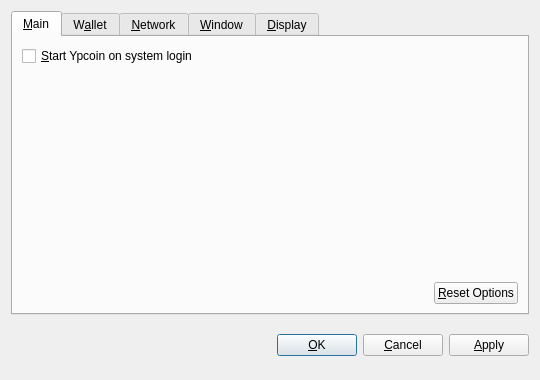
<?xml version="1.0" encoding="UTF-8"?>
<ui version="4.0">
 <class>OptionsDialog</class>
 <widget class="QDialog" name="OptionsDialog">
  <property name="geometry">
   <rect>
    <x>0</x>
    <y>0</y>
    <width>540</width>
    <height>380</height>
   </rect>
  </property>
  <property name="windowTitle">
   <string>Options</string>
  </property>
  <property name="modal">
   <bool>true</bool>
  </property>
  <layout class="QVBoxLayout" name="verticalLayout">
   <item>
    <widget class="QTabWidget" name="tabWidget">
     <property name="tabPosition">
      <enum>QTabWidget::North</enum>
     </property>
     <property name="currentIndex">
      <number>0</number>
     </property>
     <widget class="QWidget" name="tabMain">
      <attribute name="title">
       <string>&amp;Main</string>
      </attribute>
      <layout class="QVBoxLayout" name="verticalLayout_Main">
       <item>
        <widget class="QCheckBox" name="bitcoinAtStartup">
         <property name="toolTip">
          <string>Automatically start Ypcoin after logging in to the system.</string>
         </property>
         <property name="text">
          <string>&amp;Start Ypcoin on system login</string>
         </property>
        </widget>
       </item>
       <item>
        <spacer name="verticalSpacer_Main">
         <property name="orientation">
          <enum>Qt::Vertical</enum>
         </property>
         <property name="sizeHint" stdset="0">
          <size>
           <width>20</width>
           <height>40</height>
          </size>
         </property>
        </spacer>
       </item>
       <item>
        <layout class="QHBoxLayout" name="horizontalLayout_2_Main">
         <item>
          <spacer name="horizontalSpacer_2_Main">
           <property name="orientation">
            <enum>Qt::Horizontal</enum>
           </property>
           <property name="sizeHint" stdset="0">
            <size>
             <width>40</width>
             <height>20</height>
            </size>
           </property>
          </spacer>
         </item>
         <item>
          <widget class="QPushButton" name="resetButton">
           <property name="toolTip">
            <string>Reset all client options to default.</string>
           </property>
           <property name="text">
            <string>&amp;Reset Options</string>
           </property>
           <property name="autoDefault">
            <bool>false</bool>
           </property>
          </widget>
         </item>
        </layout>
       </item>
      </layout>
     </widget>
     <widget class="QWidget" name="tabWallet">
      <attribute name="title">
       <string>W&amp;allet</string>
      </attribute>
      <layout class="QVBoxLayout" name="verticalLayout_Network">
       <item>
        <widget class="QLabel" name="transactionFeeInfoLabel">
         <property name="text">
          <string>Optional transaction fee per kB that helps make sure your transactions are processed quickly. Most transactions are 1 kB.</string>
         </property>
         <property name="textFormat">
          <enum>Qt::PlainText</enum>
         </property>
         <property name="wordWrap">
          <bool>true</bool>
         </property>
        </widget>
       </item>
       <item>
        <layout class="QHBoxLayout" name="horizontalLayout_1_Main">
         <item>
          <widget class="QLabel" name="transactionFeeLabel">
           <property name="text">
            <string>Pay transaction &amp;fee</string>
           </property>
           <property name="textFormat">
            <enum>Qt::PlainText</enum>
           </property>
           <property name="buddy">
            <cstring>transactionFee</cstring>
           </property>
          </widget>
         </item>
         <item>
          <widget class="BitcoinAmountField" name="transactionFee"/>
         </item>
         <item>
          <spacer name="horizontalSpacer_1_Main">
           <property name="orientation">
            <enum>Qt::Horizontal</enum>
           </property>
           <property name="sizeHint" stdset="0">
            <size>
             <width>40</width>
             <height>20</height>
            </size>
           </property>
          </spacer>
         </item>
        </layout>
       </item>
       <item>
        <widget class="QLabel" name="label">
         <property name="text">
          <string>If you disable the spending of unconfirmed change, the change from a transaction cannot be used until that transaction has at least one confirmation. This also affects how your balance is computed.</string>
         </property>
         <property name="wordWrap">
          <bool>true</bool>
         </property>
        </widget>
       </item>
       <item>
        <widget class="QCheckBox" name="spendZeroConfChange">
         <property name="text">
          <string>Spend unconfirmed change  (experts only)</string>
         </property>
        </widget>
       </item>
       <item>
        <spacer name="verticalSpacer">
         <property name="orientation">
          <enum>Qt::Vertical</enum>
         </property>
         <property name="sizeHint" stdset="0">
          <size>
           <width>20</width>
           <height>40</height>
          </size>
         </property>
        </spacer>
       </item>
      </layout>
     </widget>
     <widget class="QWidget" name="tabNetwork">
      <attribute name="title">
       <string>&amp;Network</string>
      </attribute>
      <layout class="QVBoxLayout" name="verticalLayout_Network">
       <item>
        <widget class="QCheckBox" name="mapPortUpnp">
         <property name="toolTip">
          <string>Automatically open the Ypcoin client port on the router. This only works when your router supports UPnP and it is enabled.</string>
         </property>
         <property name="text">
          <string>Map port using &amp;UPnP</string>
         </property>
        </widget>
       </item>
       <item>
        <widget class="QCheckBox" name="connectSocks">
         <property name="toolTip">
          <string>Connect to the Ypcoin network through a SOCKS proxy (e.g. when connecting through Tor).</string>
         </property>
         <property name="text">
          <string>&amp;Connect through SOCKS proxy:</string>
         </property>
        </widget>
       </item>
       <item>
        <layout class="QHBoxLayout" name="horizontalLayout_Network">
         <item>
          <widget class="QLabel" name="proxyIpLabel">
           <property name="text">
            <string>Proxy &amp;IP:</string>
           </property>
           <property name="textFormat">
            <enum>Qt::PlainText</enum>
           </property>
           <property name="buddy">
            <cstring>proxyIp</cstring>
           </property>
          </widget>
         </item>
         <item>
          <widget class="QValidatedLineEdit" name="proxyIp">
           <property name="maximumSize">
            <size>
             <width>140</width>
             <height>16777215</height>
            </size>
           </property>
           <property name="toolTip">
            <string>IP address of the proxy (e.g. 127.0.0.1)</string>
           </property>
          </widget>
         </item>
         <item>
          <widget class="QLabel" name="proxyPortLabel">
           <property name="text">
            <string>&amp;Port:</string>
           </property>
           <property name="textFormat">
            <enum>Qt::PlainText</enum>
           </property>
           <property name="buddy">
            <cstring>proxyPort</cstring>
           </property>
          </widget>
         </item>
         <item>
          <widget class="QLineEdit" name="proxyPort">
           <property name="maximumSize">
            <size>
             <width>55</width>
             <height>16777215</height>
            </size>
           </property>
           <property name="toolTip">
            <string>Port of the proxy (e.g. 9050)</string>
           </property>
          </widget>
         </item>
         <item>
          <widget class="QLabel" name="socksVersionLabel">
           <property name="text">
            <string>SOCKS &amp;Version:</string>
           </property>
           <property name="textFormat">
            <enum>Qt::PlainText</enum>
           </property>
           <property name="buddy">
            <cstring>socksVersion</cstring>
           </property>
          </widget>
         </item>
         <item>
          <widget class="QValueComboBox" name="socksVersion">
           <property name="toolTip">
            <string>SOCKS version of the proxy (e.g. 5)</string>
           </property>
          </widget>
         </item>
         <item>
          <spacer name="horizontalSpacer_Network">
           <property name="orientation">
            <enum>Qt::Horizontal</enum>
           </property>
           <property name="sizeHint" stdset="0">
            <size>
             <width>40</width>
             <height>20</height>
            </size>
           </property>
          </spacer>
         </item>
        </layout>
       </item>
       <item>
        <spacer name="verticalSpacer_Network">
         <property name="orientation">
          <enum>Qt::Vertical</enum>
         </property>
         <property name="sizeHint" stdset="0">
          <size>
           <width>20</width>
           <height>40</height>
          </size>
         </property>
        </spacer>
       </item>
      </layout>
     </widget>
     <widget class="QWidget" name="tabWindow">
      <attribute name="title">
       <string>&amp;Window</string>
      </attribute>
      <layout class="QVBoxLayout" name="verticalLayout_Window">
       <item>
        <widget class="QCheckBox" name="minimizeToTray">
         <property name="toolTip">
          <string>Show only a tray icon after minimizing the window.</string>
         </property>
         <property name="text">
          <string>&amp;Minimize to the tray instead of the taskbar</string>
         </property>
        </widget>
       </item>
       <item>
        <widget class="QCheckBox" name="minimizeOnClose">
         <property name="toolTip">
          <string>Minimize instead of exit the application when the window is closed. When this option is enabled, the application will be closed only after selecting Quit in the menu.</string>
         </property>
         <property name="text">
          <string>M&amp;inimize on close</string>
         </property>
        </widget>
       </item>
       <item>
        <spacer name="verticalSpacer_Window">
         <property name="orientation">
          <enum>Qt::Vertical</enum>
         </property>
         <property name="sizeHint" stdset="0">
          <size>
           <width>20</width>
           <height>40</height>
          </size>
         </property>
        </spacer>
       </item>
      </layout>
     </widget>
     <widget class="QWidget" name="tabDisplay">
      <attribute name="title">
       <string>&amp;Display</string>
      </attribute>
      <layout class="QVBoxLayout" name="verticalLayout_Display">
       <item>
        <layout class="QHBoxLayout" name="horizontalLayout_1_Display">
         <item>
          <widget class="QLabel" name="langLabel">
           <property name="text">
            <string>User Interface &amp;language:</string>
           </property>
           <property name="textFormat">
            <enum>Qt::PlainText</enum>
           </property>
           <property name="buddy">
            <cstring>lang</cstring>
           </property>
          </widget>
         </item>
         <item>
          <widget class="QValueComboBox" name="lang">
           <property name="toolTip">
            <string>The user interface language can be set here. This setting will take effect after restarting Ypcoin.</string>
           </property>
          </widget>
         </item>
        </layout>
       </item>
       <item>
        <layout class="QHBoxLayout" name="horizontalLayout_2_Display">
         <item>
          <widget class="QLabel" name="unitLabel">
           <property name="text">
            <string>&amp;Unit to show amounts in:</string>
           </property>
           <property name="textFormat">
            <enum>Qt::PlainText</enum>
           </property>
           <property name="buddy">
            <cstring>unit</cstring>
           </property>
          </widget>
         </item>
         <item>
          <widget class="QValueComboBox" name="unit">
           <property name="toolTip">
            <string>Choose the default subdivision unit to show in the interface and when sending coins.</string>
           </property>
          </widget>
         </item>
        </layout>
       </item>
       <item>
        <widget class="QCheckBox" name="displayAddresses">
         <property name="toolTip">
          <string>Whether to show Ypcoin addresses in the transaction list or not.</string>
         </property>
         <property name="text">
          <string>&amp;Display addresses in transaction list</string>
         </property>
        </widget>
       </item>
       <item>
        <widget class="QCheckBox" name="coinControlFeatures">
         <property name="toolTip">
          <string>Whether to show coin control features or not.</string>
         </property>
         <property name="text">
          <string>Display coin &amp;control features (experts only!)</string>
         </property>
        </widget>
       </item>
       <item>
        <spacer name="verticalSpacer_Display">
         <property name="orientation">
          <enum>Qt::Vertical</enum>
         </property>
         <property name="sizeHint" stdset="0">
          <size>
           <width>20</width>
           <height>40</height>
          </size>
         </property>
        </spacer>
       </item>
      </layout>
     </widget>
    </widget>
   </item>
   <item>
    <layout class="QHBoxLayout" name="horizontalLayout_Buttons">
     <item>
      <spacer name="horizontalSpacer_1">
       <property name="orientation">
        <enum>Qt::Horizontal</enum>
       </property>
       <property name="sizeHint" stdset="0">
        <size>
         <width>40</width>
         <height>48</height>
        </size>
       </property>
      </spacer>
     </item>
     <item>
      <widget class="QLabel" name="statusLabel">
       <property name="font">
        <font>
         <weight>75</weight>
         <bold>true</bold>
        </font>
       </property>
       <property name="text">
        <string/>
       </property>
       <property name="textFormat">
        <enum>Qt::PlainText</enum>
       </property>
       <property name="wordWrap">
        <bool>true</bool>
       </property>
      </widget>
     </item>
     <item>
      <spacer name="horizontalSpacer_2">
       <property name="orientation">
        <enum>Qt::Horizontal</enum>
       </property>
       <property name="sizeHint" stdset="0">
        <size>
         <width>40</width>
         <height>48</height>
        </size>
       </property>
      </spacer>
     </item>
     <item>
      <widget class="QPushButton" name="okButton">
       <property name="text">
        <string>&amp;OK</string>
       </property>
      </widget>
     </item>
     <item>
      <widget class="QPushButton" name="cancelButton">
       <property name="text">
        <string>&amp;Cancel</string>
       </property>
       <property name="autoDefault">
        <bool>false</bool>
       </property>
      </widget>
     </item>
     <item>
      <widget class="QPushButton" name="applyButton">
       <property name="text">
        <string>&amp;Apply</string>
       </property>
       <property name="autoDefault">
        <bool>false</bool>
       </property>
      </widget>
     </item>
    </layout>
   </item>
  </layout>
 </widget>
 <customwidgets>
  <customwidget>
   <class>BitcoinAmountField</class>
   <extends>QSpinBox</extends>
   <header>bitcoinamountfield.h</header>
  </customwidget>
  <customwidget>
   <class>QValueComboBox</class>
   <extends>QComboBox</extends>
   <header>qvaluecombobox.h</header>
  </customwidget>
  <customwidget>
   <class>QValidatedLineEdit</class>
   <extends>QLineEdit</extends>
   <header>qvalidatedlineedit.h</header>
  </customwidget>
 </customwidgets>
 <resources/>
 <connections/>
</ui>
